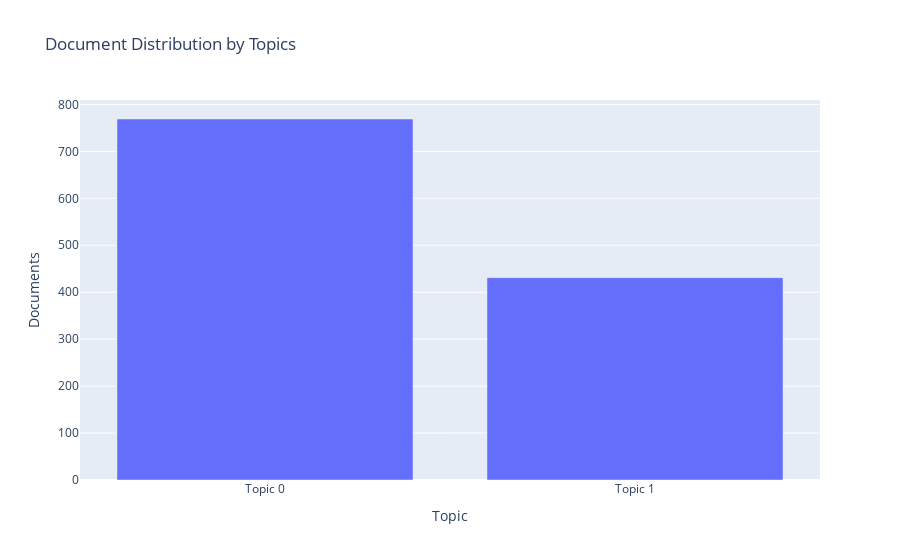

The notebook cell saved with this chart:
### Code cell
plot_model(model=lda3, plot = 'topic_distribution')

### Figure 1 — Plotly figure (JSON) as saved in the notebook; plotly's stock layout.template omitted (floating-point values rounded to 4 significant figures)
{"data": [{"alignmentgroup": "True", "customdata": [["bed, clean, dirty, place, old, look, floor, door, smell, need"], ["check, time, call, tell, day, give, say, book, charge, could"]], "hovertemplate": "Topic=%{x}<br>Documents=%{y}<br>Keyword=%{customdata[0]}<extra></extra>", "legendgroup": "", "marker": {"color": "#636efa", "pattern": {"shape": ""}}, "name": "", "offsetgroup": "", "orientation": "v", "showlegend": false, "textposition": "auto", "type": "bar", "x": ["Topic 0", "Topic 1"], "xaxis": "x", "y": [769, 431], "yaxis": "y"}], "layout": {"autosize": true, "barmode": "relative", "legend": {"tracegroupgap": 0}, "title": {"text": "Document Distribution by Topics"}, "xaxis": {"anchor": "y", "autorange": true, "domain": [0, 1], "range": [-0.5, 1.5], "title": {"text": "Topic"}, "type": "category"}, "yaxis": {"anchor": "x", "autorange": true, "domain": [0, 1], "range": [0, 809.5], "title": {"text": "Documents"}, "type": "linear"}}}
